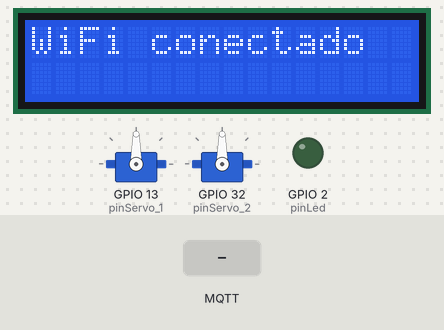
The sketch below on a simulated ESP32. Shown: 2 × servo, 16×2 character LCD, output pins drawn as LEDs (lit = HIGH). The test bench sets the inputs (shaded band). WiFi joins after 1.5 s; servers stay silent unless stated; random numbers use the default seed unless the sketch sets one; no MQTT or app messages arrive unless stated; what the sketch prints to the serial monitor is not drawn.

Above: at 1.7 s.
At 4.3 s:
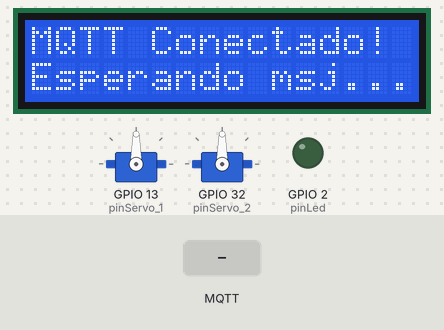
4.4 s: MQTT message "1" arrives on the first subscribed topic
At 5.6 s:
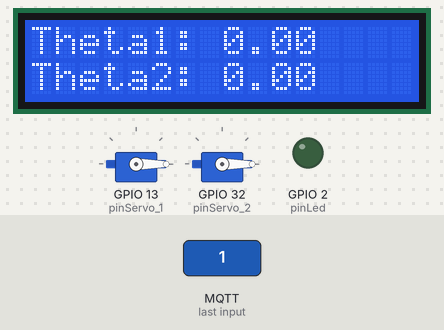
5.9 s: MQTT message "analitica" arrives on the first subscribed topic
7.4 s: MQTT message "on" arrives on the first subscribed topic
Timing chart, 0 to 10.4 s (numbered marks = the images above; inputs shaded):
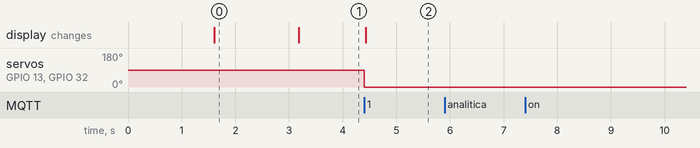

The sketch:

espCode.ino
```cpp
// añadimos librerias
#include <ESP32Servo.h>        //para trabajar con el servo
#include <LiquidCrystal_I2C.h> //para el i2c del lcd
#include <WiFi.h>              //para utilizar wifi
#include <PubSubClient.h>      //y trabjar con el MQTT
#include <ArduinoJson.h>//para trabajar con el obj JSON q trae los datos del topico

// config wifi
const char *ssid = "Wokwi-GUEST";
const char *password = "";

// config para MQTT con adafruit
const char *mqttHost = "io.adafruit.com";
const int mqttPort = 1883;
const char *mqttUser = "anna_dev";
const char *mqttPassword = "";
const char *mqttTopic = "anna_dev/feeds/examenServo";

// instancia del cliente wifi
WiFiClient espClient;
PubSubClient mqttClient(espClient); // y del MQTT

// creamos la instancias para los servos
Servo servo_1;
Servo servo_2;
// y le asignamos el pin
int pinServo_1 = 13;
int pinServo_2 = 32;

// asignamos el pin al led
int pinLed = 2;

// creamos el obj para el lcd (direccion d i2c, columnas del lcd, filas del lcd)
LiquidCrystal_I2C lcd(0x27, 16, 2);

// inicializamos la posicion (grados) del servo
int pos = 0;

// funcion q conecta al broker MQTT
void connectMQTT()
{
  Serial.println("Conectando a MQTT...");

  // creamos un clientID unico para evitar conflictos en AdafruitIO
  String clientId = "ESP32-" + String(random(1000, 9999));

  // bucle mientras no hay conexion mqtt
  while (!mqttClient.connected())
  {
    // si consigue conectarse con exito
    if (mqttClient.connect(clientId.c_str(), mqttUser, mqttPassword))
    {
      Serial.println("Conectado a MQTT!");
      mqttClient.subscribe(mqttTopic); // se suscribe al feed
      Serial.print("Suscrito a:");
      Serial.println(mqttTopic);

      //printeamos en el LCD q tenemos conexión mqtt
      //el delay es para q no se solape con el print d conexion wifi (xq en VSCode compila bien)
      delay(1500);
      lcd.clear();
      lcd.setCursor(0,0);
      lcd.print("MQTT Conectado!");
      lcd.setCursor(0,1);
      lcd.print("Esperando msj...");
    }
    else
    {
      // si hay error, esperamos 5s y volvemos a intentar
      Serial.print("Error MQTT:");
      Serial.println(mqttClient.state());
      Serial.println("Reintentando en 5 segundos...");
      delay(5000);
    }
  }
  //para mejorar como s ven los msj x consola
  Serial.println("---------------------------");
}

// callback cuando llega un msj MQTT
void mqttCallback(char *topic, byte *payload, unsigned int length)
{
  //printeamos q hemos recibido un msj x consola
  Serial.print("Mensaje recibido en: ");
  Serial.println(topic);

  String message = ""; // variable para almacenar el msj
  // itera sobre los bytes del payload y los transforma en el caracter q le corresponde
  for (int i = 0; i < length; i++)
  {
    message += (char)payload[i]; // contruimos el msj caracter a caracter
  }

  //printeamos el contenido del msj
  Serial.println("Contenido: ");
  Serial.println(message);

  //definimos la capacidad del documento JSON
  const size_t capacidad = JSON_OBJECT_SIZE(4) + 60;
  DynamicJsonDocument doc(capacidad);//creamos la instancia d la libreria json y le asignamos la capcidad

  //intenta deserializar el msj con el obj json
  DeserializationError error = deserializeJson(doc, message);
  if(error) {
    Serial.print("Error al parsear JSON");
    Serial.println(error.c_str());
    return;
  }

  //Extraemos cada uno d los valores del json a variables
  float theta1 = doc["theta1"];
  float theta2 = doc["theta2"];
  String modo = doc["modo"];

  //movemos los servos a los grados recibidos x mqtt y hemos obtenido
  servo_1.write(theta1);
  servo_2.write(theta2);

  //limpia el lcd y escribe los datos
  lcd.clear();
  lcd.setCursor(0, 0);//posicionamos el cursor al inicio del lcd (1 fila)
  lcd.print("Theta1: " + String(theta1)); //escribimos a q theta pertenece y el valor
  lcd.setCursor(0, 1); //igual q en theta1
  lcd.print("Theta2: " + String(theta2));

  // enciende o apaga el led si el modo seleccionado x el user es analitica
  if (modo == "analitica") {
    digitalWrite(pinLed, HIGH);
  } else {
    digitalWrite(pinLed, LOW);
  }

  //printeamos los angulos x consola
  Serial.println("Angulos recibidos: " + String(theta1) + ", " + String(theta2));
  Serial.println("---------------------------");
}

void setup(){
  // establecemos los bits x segundo para la transmisión d datos (consola)
  Serial.begin(115200);

  // inicializamos la posicion del servo
  servo_1.attach(pinServo_1, 500, 2500);
  servo_2.attach(pinServo_2, 500, 2500);

  // inicializamos la pantalla lcd
  lcd.init();
  // y encendemos la luz
  lcd.backlight();

  // establecemos el led como salida
  pinMode(pinLed, OUTPUT);

  // conectamos al wifi
  WiFi.begin(ssid, password);
  Serial.print("Conectando a WiFi...");
  lcd.setCursor(0,0);
  lcd.print("Conectando a ");
  lcd.setCursor(0,1);
  lcd.print("WiFi...");

  // mientras no tenga conexion wifi
  while (WiFi.status() != WL_CONNECTED)
  {
    delay(500); // espera medio segundo y añade un . al printeo x consola
    Serial.print(".");
  }

  // una vez conectado, avisamos x consola
  Serial.println("\n WiFi conectado!");
  lcd.clear();
  lcd.setCursor(0,0);
  lcd.print("WiFi conectado");

  // config del server mqtt
  mqttClient.setServer(mqttHost, mqttPort);
  mqttClient.setCallback(mqttCallback);

  // intenta conectar a mqtt
  connectMQTT();
}

//en el bucle comprobamos si tenemos conexion a mqtt y ejecuta el bucle d mqtt
void loop() {
  //si el mqttClient no esta conectado
  if(!mqttClient.connected()) {
    connectMQTT(); //trata d establecer conexion con el metodo q hemos declarado
  }

  //si hay conexion ejecuta el bucle d mqtt
  mqttClient.loop();
}
```

Measured:
- after the input at 4.4 s, servo on GPIO 13 (pinServo_1), servo on GPIO 32 (pinServo_2): 90° → 0° at once; the display: changes at once (image 2)
- after the input at 5.9 s, every drawn part: stays the same
- after the input at 7.4 s, every drawn part: stays the same
- what the display in image 0 shows lasts 1.6 s, from 1.6 s to 3.2 s
